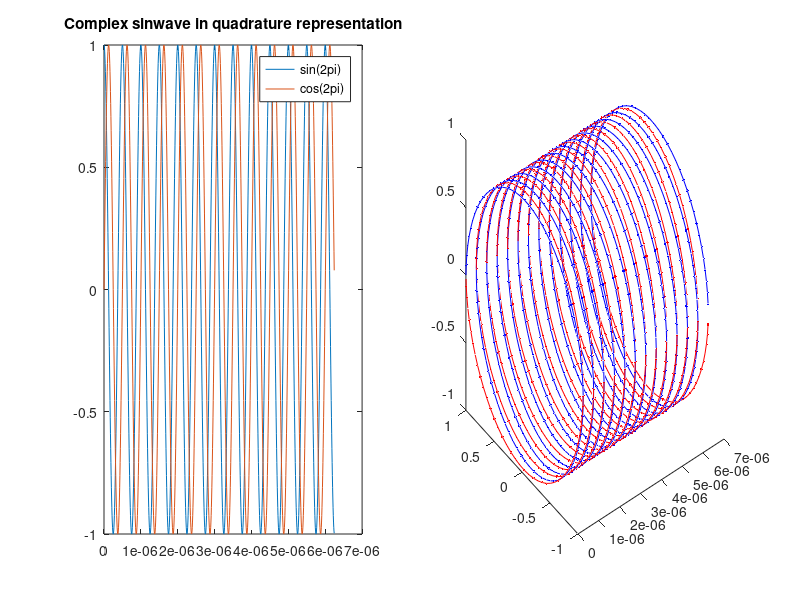
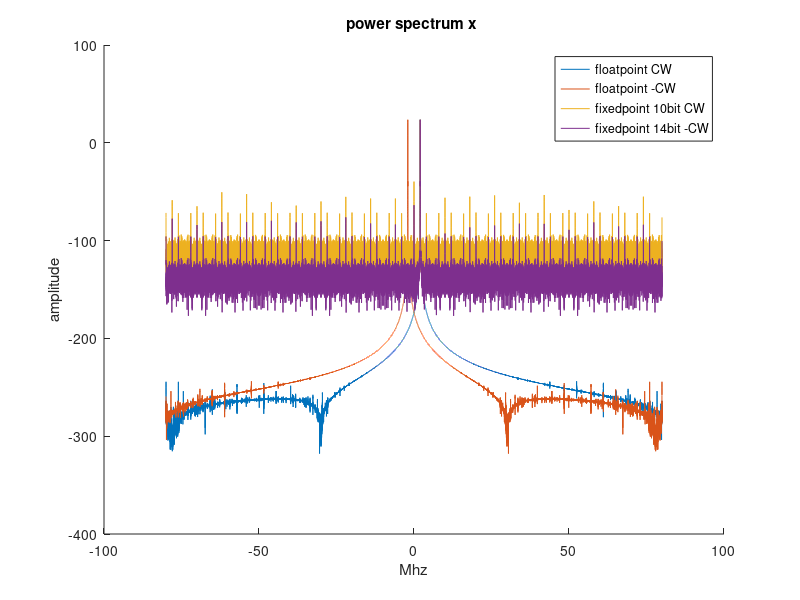
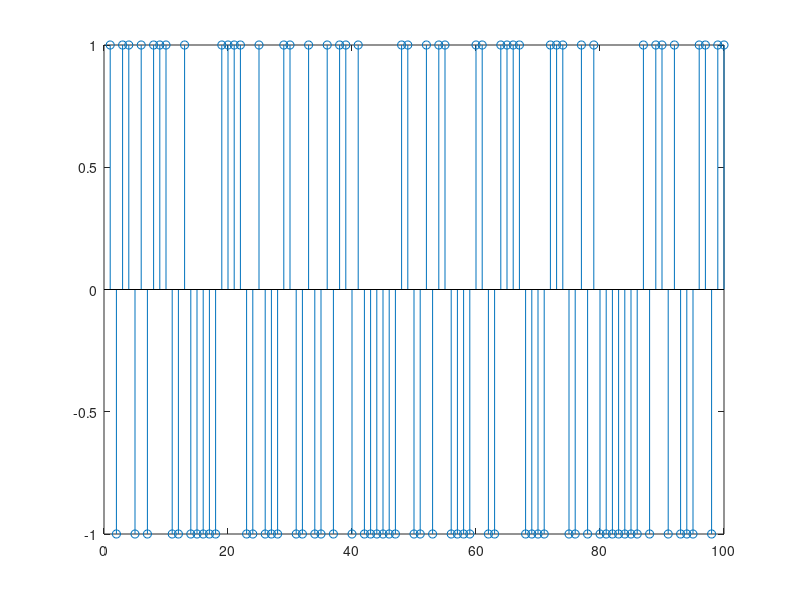
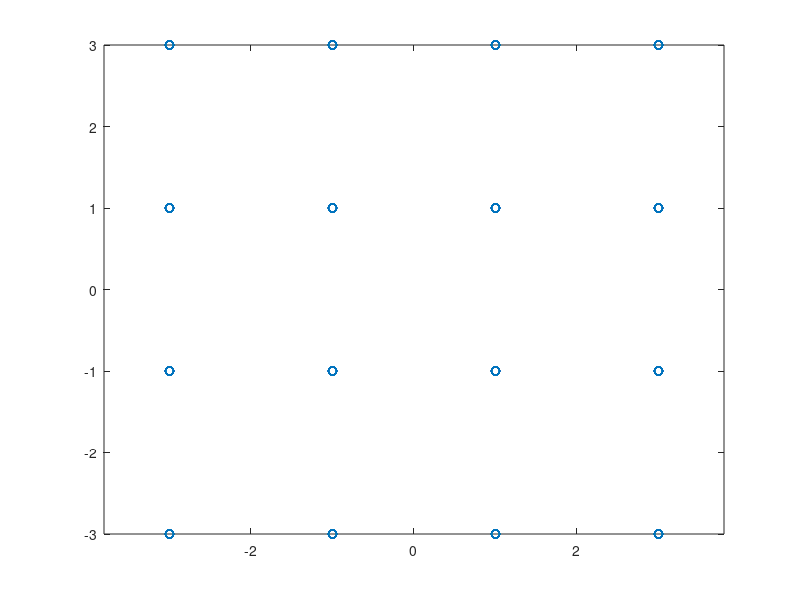

The MATLAB source for these figures, in order:
close all;
clc; clear;
format longg;

Fs = 160e6; % system sample rate 160MHz
Fc = 2e6;   % central frequency (mixer frequency) 2MHz
R = 1e6;    % data rate 1Mbit/s (actually Msymbol/s)
OSR = 16;    % oversampling rate

phaseOffsetDegr=20;
phaseOffset=phaseOffsetDegr*pi/180;
fft_prec = 2^12;
samplesnum = 2^16; % simulation time in smples
bits_to_send = 2^12;
modulation_order = 2; % 0-BPSK, 1-QPSK, 2-QAM16, 3-QAM64, ..., QAM-2^(modulation_order*2) 
bits_per_symb = 2*modulation_order;
%symbols_to_send = ceil(bits_to_send / bits_per_symb);

% define simulation time vector
t=0:1/Fs:samplesnum/Fs;

sinw = sin(2*pi*Fc*t);
CW   = exp(2*pi*Fc*t*1j); % generating complex sinewave  by exponent 
CW   = cos(2*pi*Fc*t)+1j*sin(2*pi*Fc*t); % generating complex sinewave algebraic form

CW1  = exp(-2*pi*Fc*t*1j);

noise = .0001*rand(1,numel(CW));

%CW = CW - mean(CW);
%CW1 = CW1 - mean(CW1);

% first subplot: sin and cos
figure; 
subplot(1,2,1);
plot(t(1:1e3),[real(CW(1:1e3));imag(CW(1:1e3))]');
legend("sin(2\pi)","cos(2\pi)");
title("Complex sinwave in quadrature representation");

subplot(1,2,2); 
plot3(t(1:1e3),CW(1:1e3),'.-b');
hold on;
plot3(t(1:1e3),CW1(1:1e3),'.-r');
hold off;

% print('ScreenSizeFigure','-dpdf')

CW_10bit = floor(CW*2^10)/2^10;
CW1_14bit = floor(CW*2^14)/2^14;

figure; hold on;
pwelch(CW, abs(blackman(samplesnum)),.2,fft_prec,Fs/1e6,'db','centerdc','none'); xlabel('Mhz');
pwelch(CW1 , abs(blackman(samplesnum)),.2,fft_prec,Fs/1e6,'db','centerdc','none'); 
pwelch(CW_10bit, abs(blackman(samplesnum)),.2,2^10,Fs/1e6,'db','centerdc','none'); 
pwelch(CW1_14bit , abs(blackman(samplesnum)),.2,2^10,Fs/1e6,'db','centerdc','none'); 
legend("floatpoint CW","floatpoint -CW","fixedpoint 10bit CW","fixedpoint 14bit -CW");
hold off;



% subplot(3,1,2);pwelch(abs(fft(CW1+CW)));


% Generate uniformly distributed random binary data to transmitt
d_tx = randi([0 1], 1, bits_to_send);
%figure; plot (d_tx(1:100));
figure; stem(2*d_tx(1:100)-1);


% map bits to symbol
if modulation_order==0
	symb1=d_tx;
  symb=d_tx;
else
	s=1;
	d_tx = [d_tx,zeros(1,2*modulation_order-mod(numel(d_tx),2*modulation_order))]; % tail zeros
	
	d_tx1 = reshape(d_tx,bits_per_symb/2,ceil(numel(d_tx)/bits_per_symb*2));
	symb1 = bin2dec(num2str(d_tx1(:,1:end).'));
for k=1:bits_per_symb:bits_to_send
%		 binary value of symbol is 
		num2str(d_tx(k:k+modulation_order-1));
		symb(s) = bin2dec (num2str(d_tx(k:k+modulation_order-1)));
		s=s+1;
	endfor
endif

% grey coding
symb_gray = bitxor(symb1,floor(symb1/2)); % https://www.dsprelated.com/showthread/comp.dsp/96917-1.php

%tx_inphase   = zeros(1,ceil(numel(symb))/2);
%tx_quadrture = zeros(1,ceil(numel(symb))/2);

if modulation_order==0 % BPSK
    tx_inphase   = symb_gray*2-1;
	tx_quadrture = symb_gray*2-1;
else % QAM
    tx_inphase   = symb_gray(1:2:end)*2-2^(modulation_order)+1;
    tx_quadrture = symb_gray(2:2:end)*2-2^(modulation_order)+1;	% map even symbols t
endif

signal = tx_inphase + 1j*tx_quadrture;
figure; plot (signal ,'o');
axis('equal')

signalPhaseOffset = signal*(cos(phaseOffset)+1j*sin(phaseOffset));
figure; plot (signalPhaseOffset ,'o');
axis('equal')


%% interpolating filter design
ORDER = 62;
norm_match_fir = fir1 (ORDER, 1/OSR);
norm_match_fir = norm_match_fir/max(norm_match_fir);

upsampled_signal = upsample(signal,OSR);


% simulate FIR filter using input vector
complx_signal = filter(norm_match_fir,1,upsampled_signal);

%% simulate FIR filter using sample-by-sample loop
states=zeros(1,numel(norm_match_fir)-1);
for k_iter=1:numel(upsampled_signal)
  [complx_signal2(k_iter) , states] = filter (norm_match_fir, 1, upsampled_signal(k_iter), states);
end

zero_hold_tx_inphase = repelems(signal,[1:numel(signal); OSR*ones(1,numel(signal))]);


%figure; pwelch(complx_signal , abs(blackman(fft_prec)),.2,fft_prec,Fs/1e6,'db','centerdc','none'); xlabel('Mhz');
figure; hold on; 
pwelch(resample(signal,OSR,1) , abs(blackman(fft_prec)),.2,fft_prec,Fs/1e6,'db','centerdc','none'); 
pwelch(upsample(resample(signal,4,1),OSR/4) , abs(blackman(fft_prec)),.2,fft_prec,Fs/1e6,'db','centerdc','none'); xlabel('Mhz'); 
xlabel('Mhz'); title("Compare resample vs upsample"); legend("resample", "upsample");
hold off;

figure; plot(complx_signal); hold on;
plot(tx_inphase + 1j*tx_quadrture,'o'); hold off;

figure; plot(imag(complx_signal)); hold on; 
plot([zeros(ORDER /2,1);real(upsampled_signal)],'-o');
plot([zeros(1,ORDER /2) real(zero_hold_tx_inphase)],'.-');
legend ("resampled","upsampled","zero order hold upsampled");
title ("Resampling in time domain");
hold off

figure; hold on;
pwelch(resample(signal,OSR,1), abs(blackman(fft_prec)),.2,fft_prec,Fs/1e6,'db','centerdc','none'); xlabel('Mhz');
pwelch(upsample(signal,OSR) , abs(blackman(fft_prec)),.2,fft_prec,Fs/1e6,'db','centerdc','none');
pwelch(zero_hold_tx_inphase , abs(blackman(fft_prec)),.2,fft_prec,Fs/1e6,'db','centerdc','none');
legend ("resampled","upsampled","zero order hold upsampled");
title ("Resampling in frequency domain");
hold off

eyediagram(complx_signal(floor(ORDER/2):end),OSR,[],OSR-mod(ORDER,OSR/2)-1);


%% Quadrature modulation (frequency shift)
Fc = 50e6; 
x = resample(signal,OSR,1).';
samplenum = numel(x);
t=(0:samplenum-1)/Fs;
figure; hold on;
pwelch(x, abs(blackman(fft_prec)),.2,fft_prec,Fs/1e6,'db','centerdc','none'); 
pwelch(exp(2j*pi*Fc*t).*x, abs(blackman(fft_prec)),.2,fft_prec,Fs/1e6,'db','centerdc','none'); 
pwelch(real(exp(2j*pi*Fc*t).*x), abs(blackman(fft_prec)),.2,fft_prec,Fs/1e6,'db','centerdc','none'); 
pwelch(imag(exp(2j*pi*Fc*t).*x), abs(blackman(fft_prec)),.2,fft_prec,Fs/1e6,'db','centerdc','none'); 
legend ("baseband signal","quadrature modulated signal", "real part of quadrature modulated signal","imag part of quadrature modulated signal");
hold off;
figure; plot( [real(x); real(exp(2j*pi*Fc*t).*x)].' );
legend ("baseband signal","quadrature modulated signal");


% animation of phase shift 
figure; 
qam=qammod(0:2^(2*modulation_order)-1,2^(2*modulation_order));
for phsh = 0:1:45;
  clf; hold on; title(sprintf ("animation of phase shift QAM%d on %d deg",2^(2*modulation_order),phsh));
  plot(qam,'ob');
  plot(exp(2j*pi/360*phsh)*qam,'or'); 
  pause(.01);
end  
hold off;